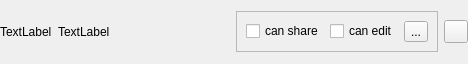
<?xml version="1.0" encoding="UTF-8"?>
<ui version="4.0">
 <class>OCC::ShareWidget</class>
 <widget class="QWidget" name="OCC::ShareWidget">
  <property name="enabled">
   <bool>true</bool>
  </property>
  <property name="geometry">
   <rect>
    <x>0</x>
    <y>0</y>
    <width>468</width>
    <height>64</height>
   </rect>
  </property>
  <property name="windowTitle">
   <string>Form</string>
  </property>
  <layout class="QVBoxLayout" name="verticalLayout">
   <property name="leftMargin">
    <number>0</number>
   </property>
   <property name="topMargin">
    <number>0</number>
   </property>
   <property name="rightMargin">
    <number>0</number>
   </property>
   <property name="bottomMargin">
    <number>0</number>
   </property>
   <item>
    <layout class="QHBoxLayout" name="horizontalLayout_2">
     <item>
      <widget class="QLabel" name="avatar">
       <property name="text">
        <string>TextLabel</string>
       </property>
      </widget>
     </item>
     <item>
      <widget class="QLabel" name="sharedWith">
       <property name="text">
        <string>TextLabel</string>
       </property>
      </widget>
     </item>
     <item>
      <spacer name="horizontalSpacer">
       <property name="orientation">
        <enum>Qt::Horizontal</enum>
       </property>
       <property name="sizeHint" stdset="0">
        <size>
         <width>40</width>
         <height>15</height>
        </size>
       </property>
      </spacer>
     </item>
     <item>
      <widget class="QFrame" name="frame">
       <property name="frameShape">
        <enum>QFrame::StyledPanel</enum>
       </property>
       <property name="frameShadow">
        <enum>QFrame::Raised</enum>
       </property>
       <layout class="QGridLayout" name="gridLayout">
        <item row="0" column="1">
         <widget class="QCheckBox" name="permissionsEdit">
          <property name="text">
           <string>can edit</string>
          </property>
         </widget>
        </item>
        <item row="0" column="0">
         <widget class="QCheckBox" name="permissionShare">
          <property name="text">
           <string>can share</string>
          </property>
         </widget>
        </item>
        <item row="0" column="2">
         <widget class="QToolButton" name="permissionToolButton">
          <property name="text">
           <string>...</string>
          </property>
         </widget>
        </item>
       </layout>
      </widget>
     </item>
     <item>
      <widget class="QToolButton" name="deleteShareButton">
       <property name="text">
        <string/>
       </property>
       <property name="icon">
        <iconset theme="user-trash">
         <normaloff>.</normaloff>.</iconset>
       </property>
      </widget>
     </item>
    </layout>
   </item>
  </layout>
 </widget>
 <resources/>
 <connections/>
</ui>
